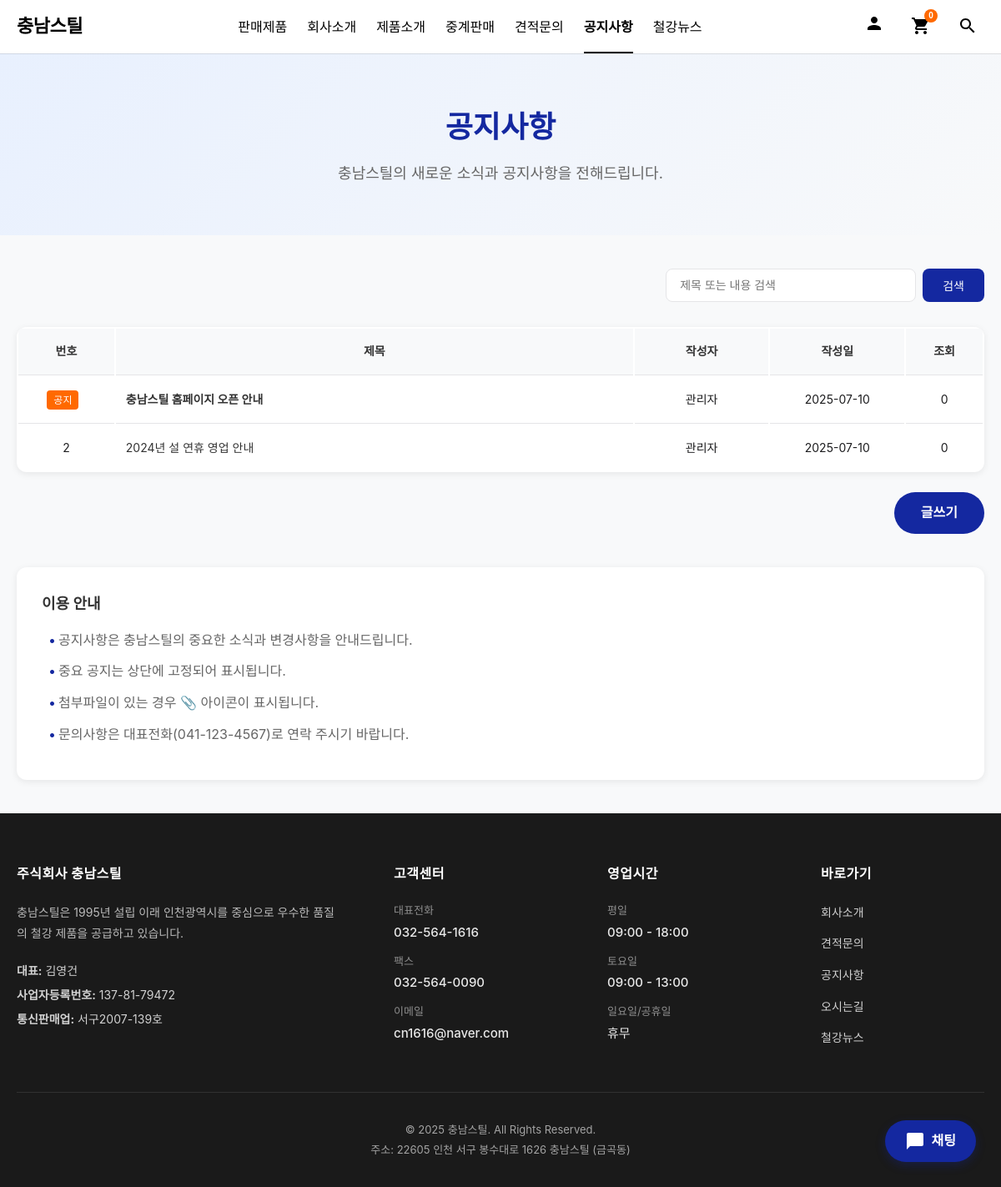
Page /notice.php on the committed database.
### tables this page shows
CREATE TABLE IF NOT EXISTS board_notice (
    id SERIAL PRIMARY KEY,
    title VARCHAR(255) NOT NULL,
    content TEXT NOT NULL,
    writer VARCHAR(100) NOT NULL,
    password VARCHAR(255) NOT NULL,
    attachment VARCHAR(255),
    view_count INTEGER DEFAULT 0,
    is_important BOOLEAN DEFAULT FALSE,
    created_at TIMESTAMP DEFAULT CURRENT_TIMESTAMP,
    updated_at TIMESTAMP DEFAULT CURRENT_TIMESTAMP
);

### db.php (called while the page is built, shortened)
<?php
if (!function_exists('escape')) {
    function escape($str) {
        return htmlspecialchars($str, ENT_QUOTES, 'UTF-8');
    }
}
if (!function_exists('getPagination')) {
    function getPagination($totalCount, $currentPage, $perPage = 10) {
        $totalPages = ceil($totalCount / $perPage);
        $startPage = max(1, $currentPage - 5);
        $endPage = min($totalPages, $currentPage + 5);
        return [
            'totalPages' => $totalPages,
            'currentPage' => $currentPage,
            'startPage' => $startPage,
            'endPage' => $endPage,
            'perPage' => $perPage,
            'offset' => ($currentPage - 1) * $perPage
        ];
    }
}
if (!function_exists('formatDate')) {
    function formatDate($date, $format = 'Y-m-d') {
        return date($format, strtotime($date));
    }
}
?>

### board/board_template.php (called while the page is built, shortened)
<?php
class BoardTemplate {
    private $db;
    private $boardType;
    private $tableName;
    public function __construct($db, $boardType) {
        $this->db = $db;
        $this->boardType = $boardType;
        switch($boardType) {
            case 'notice':
                $this->tableName = 'board_notice';
                break;
        }
    }
    public function getList($page = 1, $perPage = 10, $search = '', $category = '') {
        $offset = ($page - 1) * $perPage;
        $where = [];
        $params = [];
        $whereClause = !empty($where) ? "WHERE " . implode(" AND ", $where) : "";
        $countSql = "SELECT COUNT(*) FROM {$this->tableName} {$whereClause}";
        $stmt = $this->db->prepare($countSql);
        $stmt->execute();
        $totalCount = $stmt->fetchColumn();
        $orderBy = "created_at DESC, id DESC";
        if ($this->boardType === 'notice') {
            $orderBy = "is_important DESC, created_at DESC, id DESC";
        }
        $sql = "SELECT * FROM {$this->tableName} {$whereClause}
                ORDER BY {$orderBy}
                LIMIT :limit OFFSET :offset";
        $stmt = $this->db->prepare($sql);
        $stmt->bindParam(':limit', $perPage, PDO::PARAM_INT);
        $stmt->bindParam(':offset', $offset, PDO::PARAM_INT);
        $stmt->execute();
        return [
            'list' => $stmt->fetchAll(),
            'totalCount' => $totalCount,
            'pagination' => getPagination($totalCount, $page, $perPage)
        ];
    }
}
?>

### notice.php (the view, shortened to what this page needs)
<?php
require_once 'db.php';
require_once 'board/board_template.php';
include 'head.php';
$board = new BoardTemplate($pdo, 'notice');
$page = isset($_GET['page']) ? (int)$_GET['page'] : 1;
$search = isset($_GET['search']) ? $_GET['search'] : '';
$result = $board->getList($page, 10, $search);
$posts = $result['list'];
?>
<div class="page-header">
    <h2>공지사항</h2>
    <p>충남스틸의 새로운 소식과 공지사항을 전해드립니다.</p>
</div>
<section class="board-section">
    <div class="board-container">
        <div class="board-search">
            <form method="get" action="">
                <input type="text" name="search" value="<?php echo escape($search); ?>" placeholder="제목 또는 내용 검색">
                <button type="submit">검색</button>
            </form>
        </div>
        <table class="board-table">
            <thead>
                <tr>
                    <th width="10%">번호</th>
                    <th width="54%">제목</th>
                    <th width="14%">작성자</th>
                    <th width="14%">작성일</th>
                    <th width="8%">조회</th>
                </tr>
            </thead>
            <tbody>
                <?php if (empty($posts)): ?>
                <tr>
                    <td colspan="5" class="empty-state">
                        등록된 공지사항이 없습니다.
                    </td>
                </tr>
                <?php else: ?>
                    <?php foreach ($posts as $post): ?>
                    <tr>
                        <td>
                            <?php if ($post['is_important']): ?>
                                <span class="badge-important">공지</span>
                            <?php else: ?>
                                <?php echo $post['id']; ?>
                            <?php endif; ?>
                        </td>
                        <td style="text-align: left;">
                            <a href="board_view.php?type=notice&id=<?php echo $post['id']; ?>">
                                <?php if ($post['is_important']): ?>
                                    <strong><?php echo escape($post['title']); ?></strong>
                                <?php else: ?>
                                    <?php echo escape($post['title']); ?>
                                <?php endif; ?>
                            </a>
                        </td>
                        <td><?php echo escape($post['writer']); ?></td>
                        <td><?php echo formatDate($post['created_at']); ?></td>
                        <td><?php echo $post['view_count']; ?></td>
                    </tr>
                    <?php endforeach; ?>
                <?php endif; ?>
            </tbody>
        </table>
        <div class="board-buttons">
            <a href="board_write.php?type=notice" class="write-btn">글쓰기</a>
        </div>
        <div class="board-notice">
            <h4>이용 안내</h4>
            <ul>
                <li>공지사항은 충남스틸의 중요한 소식과 변경사항을 안내드립니다.</li>
                <li>중요 공지는 상단에 고정되어 표시됩니다.</li>
                <li>첨부파일이 있는 경우 📎 아이콘이 표시됩니다.</li>
                <li>문의사항은 대표전화(041-123-4567)로 연락 주시기 바랍니다.</li>
            </ul>
        </div>
    </div>
</section>
<?php include 'tail.php'; ?>

### css/samsung-style.css (style rules this page uses)
:root { --primary-blue: #1428A0; --secondary-blue: #2C5AA0; --light-blue: #E8F0FE; --text-primary: #1D1D1F; --text-secondary: #666666; --border-color: #E5E5E7; --bg-light: #F8F9FA; --white: #FFFFFF; }
* { margin: 0; padding: 0; box-sizing: border-box; }
body { font-family: -apple-system, BlinkMacSystemFont, 'Segoe UI', 'Noto Sans KR', '맑은 고딕', sans-serif; font-size: 16px; line-height: 1.6; color: var(--text-primary); background-color: var(--bg-light); -webkit-font-smoothing: antialiased; }

### css/board-style.css (style rules this page uses)
.page-header { background: linear-gradient(135deg, #E8F0FE 0%, #F8F9FA 100%); padding: 60px 0; text-align: center; }
.page-header h2 { font-size: 36px; font-weight: 700; color: var(--primary-blue); margin-bottom: 12px; }
.page-header p { font-size: 18px; color: #666; }
.board-section { background: #F8F9FA; padding: 40px 0; min-height: 600px; }
.board-container { max-width: 1200px; margin: 0 auto; padding: 0 20px; }
.board-search { margin-bottom: 30px; text-align: right; }
.board-search form { display: inline-flex; gap: 8px; }
.board-search input { width: 300px; padding: 10px 16px; border: 1px solid #E5E5E7; border-radius: 8px; font-size: 14px; }
.board-search button { padding: 10px 24px; background: var(--primary-blue); color: white; border: none; border-radius: 8px; font-size: 14px; font-weight: 500; cursor: pointer; transition: all 0.3s ease; }
.board-table { width: 100%; background: white; border-radius: 12px; overflow: hidden; box-shadow: 0 2px 8px rgba(0,0,0,0.08); }
.board-table thead { background: #F8F9FA; }
.board-table th { padding: 16px 12px; font-size: 14px; font-weight: 600; color: #333; text-align: center; border-bottom: 1px solid #E5E5E7; white-space: nowrap; }
.board-table td { padding: 16px 12px; font-size: 14px; text-align: center; border-bottom: 1px solid #E5E5E7; }
.board-table tbody tr:last-child td { border-bottom: none; }
.board-table a { color: #333; text-decoration: none; transition: color 0.3s ease; }
.badge-important { display: inline-block; padding: 2px 8px; background: #FF6900; color: white; font-size: 12px; font-weight: 500; border-radius: 4px; margin-right: 8px; }
.board-buttons { margin-top: 24px; text-align: right; }
.write-btn { display: inline-block; padding: 12px 32px; background: var(--primary-blue); color: white; text-decoration: none; border-radius: 28px; font-size: 16px; font-weight: 600; transition: all 0.3s ease; }
.board-notice { margin-top: 40px; padding: 30px; background: white; border-radius: 12px; box-shadow: 0 2px 8px rgba(0,0,0,0.08); }
.board-notice h4 { font-size: 18px; font-weight: 700; color: #333; margin-bottom: 16px; }
.board-notice ul { list-style: none; padding: 0; }
.board-notice li { position: relative; padding-left: 20px; margin-bottom: 12px; line-height: 1.6; color: #666; }
.board-notice li::before { content: "•"; position: absolute; left: 8px; color: var(--primary-blue); }

### rows in the picture
board_notice: is_important "공지", title "충남스틸 홈페이지 오픈 안내", writer "관리자", created_at "2025-07-10", view_count "0"
board_notice: id "2", title "2024년 설 연휴 영업 안내", writer "관리자", created_at "2025-07-10", view_count "0"
